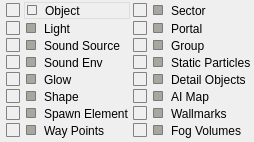
          <widget class="QWidget" name="edit_tool_widget" native="true">
           <property name="styleSheet">
            <string notr="true">QCheckBox {
    border: none;
}

QCheckBox::indicator:checked {
    image: url(:/icons/eye.png);
}

QCheckBox:hover {
    color: white;
}

QCheckBox::indicator {
    width: 12px;
    height: 12px;
    border-radius: 1px;
    border: 1px solid rgb(130, 130, 130);
}</string>
           </property>
           <layout class="QGridLayout" name="gridLayout">
            <property name="leftMargin">
             <number>6</number>
            </property>
            <property name="topMargin">
             <number>2</number>
            </property>
            <property name="rightMargin">
             <number>2</number>
            </property>
            <property name="bottomMargin">
             <number>4</number>
            </property>
            <property name="horizontalSpacing">
             <number>3</number>
            </property>
            <property name="verticalSpacing">
             <number>2</number>
            </property>
            <item row="7" column="0">
             <widget class="QCheckBox" name="checkBox_15">
              <property name="sizePolicy">
               <sizepolicy hsizetype="Fixed" vsizetype="Fixed">
                <horstretch>0</horstretch>
                <verstretch>0</verstretch>
               </sizepolicy>
              </property>
              <property name="minimumSize">
               <size>
                <width>0</width>
                <height>0</height>
               </size>
              </property>
              <property name="maximumSize">
               <size>
                <width>15</width>
                <height>16777215</height>
               </size>
              </property>
              <property name="text">
               <string/>
              </property>
              <property name="checked">
               <bool>true</bool>
              </property>
             </widget>
            </item>
            <item row="0" column="0">
             <widget class="QCheckBox" name="checkBox">
              <property name="sizePolicy">
               <sizepolicy hsizetype="Fixed" vsizetype="Fixed">
                <horstretch>0</horstretch>
                <verstretch>0</verstretch>
               </sizepolicy>
              </property>
              <property name="minimumSize">
               <size>
                <width>0</width>
                <height>0</height>
               </size>
              </property>
              <property name="maximumSize">
               <size>
                <width>15</width>
                <height>15</height>
               </size>
              </property>
              <property name="text">
               <string/>
              </property>
              <property name="iconSize">
               <size>
                <width>12</width>
                <height>12</height>
               </size>
              </property>
              <property name="checked">
               <bool>true</bool>
              </property>
             </widget>
            </item>
            <item row="4" column="2">
             <widget class="QCheckBox" name="checkBox_11">
              <property name="sizePolicy">
               <sizepolicy hsizetype="Fixed" vsizetype="Fixed">
                <horstretch>0</horstretch>
                <verstretch>0</verstretch>
               </sizepolicy>
              </property>
              <property name="minimumSize">
               <size>
                <width>0</width>
                <height>0</height>
               </size>
              </property>
              <property name="maximumSize">
               <size>
                <width>15</width>
                <height>16777215</height>
               </size>
              </property>
              <property name="text">
               <string/>
              </property>
              <property name="checked">
               <bool>true</bool>
              </property>
             </widget>
            </item>
            <item row="4" column="0">
             <widget class="QCheckBox" name="checkBox_12">
              <property name="sizePolicy">
               <sizepolicy hsizetype="Fixed" vsizetype="Fixed">
                <horstretch>0</horstretch>
                <verstretch>0</verstretch>
               </sizepolicy>
              </property>
              <property name="minimumSize">
               <size>
                <width>0</width>
                <height>0</height>
               </size>
              </property>
              <property name="maximumSize">
               <size>
                <width>15</width>
                <height>16777215</height>
               </size>
              </property>
              <property name="text">
               <string/>
              </property>
              <property name="checked">
               <bool>true</bool>
              </property>
             </widget>
            </item>
            <item row="0" column="1">
             <widget class="QCheckBox" name="checkBox_2">
              <property name="styleSheet">
               <string notr="true">QCheckBox::indicator:checked {
    image: none;
    background-color: rgb(64, 64, 64);
}

QCheckBox::checked {
    border: 1px solid rgb(222, 222, 222);
}

QCheckBox::indicator:unchecked {
    background-color: rgb(169, 166, 160);
}

QCheckBox::indicator {
    margin: 2;
    width: 8px;
    height: 8px;
    border-radius: 1px;
    border: 1px solid rgb(122, 122, 122);
}</string>
              </property>
              <property name="text">
               <string>Object</string>
              </property>
              <property name="iconSize">
               <size>
                <width>12</width>
                <height>12</height>
               </size>
              </property>
              <property name="checked">
               <bool>true</bool>
              </property>
              <attribute name="buttonGroup">
               <string notr="true">edit_mode_group</string>
              </attribute>
             </widget>
            </item>
            <item row="2" column="2">
             <widget class="QCheckBox" name="checkBox_9">
              <property name="sizePolicy">
               <sizepolicy hsizetype="Fixed" vsizetype="Fixed">
                <horstretch>0</horstretch>
                <verstretch>0</verstretch>
               </sizepolicy>
              </property>
              <property name="minimumSize">
               <size>
                <width>0</width>
                <height>0</height>
               </size>
              </property>
              <property name="maximumSize">
               <size>
                <width>15</width>
                <height>16777215</height>
               </size>
              </property>
              <property name="text">
               <string/>
              </property>
              <property name="checked">
               <bool>true</bool>
              </property>
             </widget>
            </item>
            <item row="2" column="1">
             <widget class="QCheckBox" name="checkBox_7">
              <property name="styleSheet">
               <string notr="true">QCheckBox::indicator:checked {
    image: none;
    background-color: rgb(64, 64, 64);
}

QCheckBox::checked {
    border: 1px solid rgb(222, 222, 222);
}

QCheckBox::indicator:unchecked {
    background-color: rgb(169, 166, 160);
}

QCheckBox::indicator {
    margin: 2;
    width: 8px;
    height: 8px;
    border-radius: 1px;
    border: 1px solid rgb(122, 122, 122);
}</string>
              </property>
              <property name="text">
               <string>Light</string>
              </property>
              <attribute name="buttonGroup">
               <string notr="true">edit_mode_group</string>
              </attribute>
             </widget>
            </item>
            <item row="3" column="1">
             <widget class="QCheckBox" name="checkBox_10">
              <property name="styleSheet">
               <string notr="true">QCheckBox::indicator:checked {
    image: none;
    background-color: rgb(64, 64, 64);
}

QCheckBox::checked {
    border: 1px solid rgb(222, 222, 222);
}

QCheckBox::indicator:unchecked {
    background-color: rgb(169, 166, 160);
}

QCheckBox::indicator {
    margin: 2;
    width: 8px;
    height: 8px;
    border-radius: 1px;
    border: 1px solid rgb(122, 122, 122);
}</string>
              </property>
              <property name="text">
               <string>Sound Source</string>
              </property>
              <attribute name="buttonGroup">
               <string notr="true">edit_mode_group</string>
              </attribute>
             </widget>
            </item>
            <item row="0" column="2">
             <widget class="QCheckBox" name="checkBox_3">
              <property name="sizePolicy">
               <sizepolicy hsizetype="Fixed" vsizetype="Fixed">
                <horstretch>0</horstretch>
                <verstretch>0</verstretch>
               </sizepolicy>
              </property>
              <property name="minimumSize">
               <size>
                <width>0</width>
                <height>0</height>
               </size>
              </property>
              <property name="maximumSize">
               <size>
                <width>15</width>
                <height>16777215</height>
               </size>
              </property>
              <property name="text">
               <string/>
              </property>
              <property name="iconSize">
               <size>
                <width>12</width>
                <height>12</height>
               </size>
              </property>
              <property name="checked">
               <bool>true</bool>
              </property>
             </widget>
            </item>
            <item row="0" column="3">
             <widget class="QCheckBox" name="checkBox_4">
              <property name="styleSheet">
               <string notr="true">QCheckBox::indicator:checked {
    image: none;
    background-color: rgb(64, 64, 64);
}

QCheckBox::checked {
    border: 1px solid rgb(222, 222, 222);
}

QCheckBox::indicator:unchecked {
    background-color: rgb(169, 166, 160);
}

QCheckBox::indicator {
    margin: 2;
    width: 8px;
    height: 8px;
    border-radius: 1px;
    border: 1px solid rgb(122, 122, 122);
}</string>
              </property>
              <property name="text">
               <string>Sector</string>
              </property>
              <property name="iconSize">
               <size>
                <width>12</width>
                <height>12</height>
               </size>
              </property>
              <attribute name="buttonGroup">
               <string notr="true">edit_mode_group</string>
              </attribute>
             </widget>
            </item>
            <item row="2" column="3">
             <widget class="QCheckBox" name="checkBox_5">
              <property name="styleSheet">
               <string notr="true">QCheckBox::indicator:checked {
    image: none;
    background-color: rgb(64, 64, 64);
}

QCheckBox::checked {
    border: 1px solid rgb(222, 222, 222);
}

QCheckBox::indicator:unchecked {
    background-color: rgb(169, 166, 160);
}

QCheckBox::indicator {
    margin: 2;
    width: 8px;
    height: 8px;
    border-radius: 1px;
    border: 1px solid rgb(122, 122, 122);
}</string>
              </property>
              <property name="text">
               <string>Portal</string>
              </property>
              <attribute name="buttonGroup">
               <string notr="true">edit_mode_group</string>
              </attribute>
             </widget>
            </item>
            <item row="3" column="0">
             <widget class="QCheckBox" name="checkBox_6">
              <property name="sizePolicy">
               <sizepolicy hsizetype="Fixed" vsizetype="Fixed">
                <horstretch>0</horstretch>
                <verstretch>0</verstretch>
               </sizepolicy>
              </property>
              <property name="minimumSize">
               <size>
                <width>0</width>
                <height>0</height>
               </size>
              </property>
              <property name="maximumSize">
               <size>
                <width>15</width>
                <height>16777215</height>
               </size>
              </property>
              <property name="text">
               <string/>
              </property>
              <property name="checked">
               <bool>true</bool>
              </property>
             </widget>
            </item>
            <item row="5" column="0">
             <widget class="QCheckBox" name="checkBox_13">
              <property name="sizePolicy">
               <sizepolicy hsizetype="Fixed" vsizetype="Fixed">
                <horstretch>0</horstretch>
                <verstretch>0</verstretch>
               </sizepolicy>
              </property>
              <property name="minimumSize">
               <size>
                <width>0</width>
                <height>0</height>
               </size>
              </property>
              <property name="maximumSize">
               <size>
                <width>15</width>
                <height>16777215</height>
               </size>
              </property>
              <property name="text">
               <string/>
              </property>
              <property name="checked">
               <bool>true</bool>
              </property>
             </widget>
            </item>
            <item row="6" column="0">
             <widget class="QCheckBox" name="checkBox_14">
              <property name="sizePolicy">
               <sizepolicy hsizetype="Fixed" vsizetype="Fixed">
                <horstretch>0</horstretch>
                <verstretch>0</verstretch>
               </sizepolicy>
              </property>
              <property name="minimumSize">
               <size>
                <width>0</width>
                <height>0</height>
               </size>
              </property>
              <property name="maximumSize">
               <size>
                <width>15</width>
                <height>16777215</height>
               </size>
              </property>
              <property name="text">
               <string/>
              </property>
              <property name="checked">
               <bool>true</bool>
              </property>
             </widget>
            </item>
            <item row="2" column="0">
             <widget class="QCheckBox" name="checkBox_8">
              <property name="sizePolicy">
               <sizepolicy hsizetype="Fixed" vsizetype="Fixed">
                <horstretch>0</horstretch>
                <verstretch>0</verstretch>
               </sizepolicy>
              </property>
              <property name="minimumSize">
               <size>
                <width>0</width>
                <height>0</height>
               </size>
              </property>
              <property name="maximumSize">
               <size>
                <width>15</width>
                <height>16777215</height>
               </size>
              </property>
              <property name="text">
               <string/>
              </property>
              <property name="checked">
               <bool>true</bool>
              </property>
             </widget>
            </item>
            <item row="8" column="0">
             <widget class="QCheckBox" name="checkBox_16">
              <property name="sizePolicy">
               <sizepolicy hsizetype="Fixed" vsizetype="Fixed">
                <horstretch>0</horstretch>
                <verstretch>0</verstretch>
               </sizepolicy>
              </property>
              <property name="minimumSize">
               <size>
                <width>0</width>
                <height>0</height>
               </size>
              </property>
              <property name="maximumSize">
               <size>
                <width>15</width>
                <height>16777215</height>
               </size>
              </property>
              <property name="text">
               <string/>
              </property>
              <property name="checked">
               <bool>true</bool>
              </property>
             </widget>
            </item>
            <item row="4" column="1">
             <widget class="QCheckBox" name="checkBox_17">
              <property name="styleSheet">
               <string notr="true">QCheckBox::indicator:checked {
    image: none;
    background-color: rgb(64, 64, 64);
}

QCheckBox::checked {
    border: 1px solid rgb(222, 222, 222);
}

QCheckBox::indicator:unchecked {
    background-color: rgb(169, 166, 160);
}

QCheckBox::indicator {
    margin: 2;
    width: 8px;
    height: 8px;
    border-radius: 1px;
    border: 1px solid rgb(122, 122, 122);
}</string>
              </property>
              <property name="text">
               <string>Sound Env</string>
              </property>
              <attribute name="buttonGroup">
               <string notr="true">edit_mode_group</string>
              </attribute>
             </widget>
            </item>
            <item row="5" column="1">
             <widget class="QCheckBox" name="checkBox_18">
              <property name="styleSheet">
               <string notr="true">QCheckBox::indicator:checked {
    image: none;
    background-color: rgb(64, 64, 64);
}

QCheckBox::checked {
    border: 1px solid rgb(222, 222, 222);
}

QCheckBox::indicator:unchecked {
    background-color: rgb(169, 166, 160);
}

QCheckBox::indicator {
    margin: 2;
    width: 8px;
    height: 8px;
    border-radius: 1px;
    border: 1px solid rgb(122, 122, 122);
}</string>
              </property>
              <property name="text">
               <string>Glow</string>
              </property>
              <attribute name="buttonGroup">
               <string notr="true">edit_mode_group</string>
              </attribute>
             </widget>
            </item>
            <item row="6" column="1">
             <widget class="QCheckBox" name="checkBox_19">
              <property name="styleSheet">
               <string notr="true">QCheckBox::indicator:checked {
    image: none;
    background-color: rgb(64, 64, 64);
}

QCheckBox::checked {
    border: 1px solid rgb(222, 222, 222);
}

QCheckBox::indicator:unchecked {
    background-color: rgb(169, 166, 160);
}

QCheckBox::indicator {
    margin: 2;
    width: 8px;
    height: 8px;
    border-radius: 1px;
    border: 1px solid rgb(122, 122, 122);
}</string>
              </property>
              <property name="text">
               <string>Shape</string>
              </property>
              <attribute name="buttonGroup">
               <string notr="true">edit_mode_group</string>
              </attribute>
             </widget>
            </item>
            <item row="7" column="1">
             <widget class="QCheckBox" name="checkBox_20">
              <property name="styleSheet">
               <string notr="true">QCheckBox::indicator:checked {
    image: none;
    background-color: rgb(64, 64, 64);
}

QCheckBox::checked {
    border: 1px solid rgb(222, 222, 222);
}

QCheckBox::indicator:unchecked {
    background-color: rgb(169, 166, 160);
}

QCheckBox::indicator {
    margin: 2;
    width: 8px;
    height: 8px;
    border-radius: 1px;
    border: 1px solid rgb(122, 122, 122);
}</string>
              </property>
              <property name="text">
               <string>Spawn Element</string>
              </property>
              <attribute name="buttonGroup">
               <string notr="true">edit_mode_group</string>
              </attribute>
             </widget>
            </item>
            <item row="8" column="1">
             <widget class="QCheckBox" name="checkBox_21">
              <property name="styleSheet">
               <string notr="true">QCheckBox::indicator:checked {
    image: none;
    background-color: rgb(64, 64, 64);
}

QCheckBox::checked {
    border: 1px solid rgb(222, 222, 222);
}

QCheckBox::indicator:unchecked {
    background-color: rgb(169, 166, 160);
}

QCheckBox::indicator {
    margin: 2;
    width: 8px;
    height: 8px;
    border-radius: 1px;
    border: 1px solid rgb(122, 122, 122);
}</string>
              </property>
              <property name="text">
               <string>Way Points</string>
              </property>
              <attribute name="buttonGroup">
               <string notr="true">edit_mode_group</string>
              </attribute>
             </widget>
            </item>
            <item row="3" column="2">
             <widget class="QCheckBox" name="checkBox_22">
              <property name="sizePolicy">
               <sizepolicy hsizetype="Fixed" vsizetype="Fixed">
                <horstretch>0</horstretch>
                <verstretch>0</verstretch>
               </sizepolicy>
              </property>
              <property name="minimumSize">
               <size>
                <width>0</width>
                <height>0</height>
               </size>
              </property>
              <property name="maximumSize">
               <size>
                <width>15</width>
                <height>16777215</height>
               </size>
              </property>
              <property name="text">
               <string/>
              </property>
              <property name="checked">
               <bool>true</bool>
              </property>
             </widget>
            </item>
            <item row="5" column="2">
             <widget class="QCheckBox" name="checkBox_23">
              <property name="sizePolicy">
               <sizepolicy hsizetype="Fixed" vsizetype="Fixed">
                <horstretch>0</horstretch>
                <verstretch>0</verstretch>
               </sizepolicy>
              </property>
              <property name="minimumSize">
               <size>
                <width>0</width>
                <height>0</height>
               </size>
              </property>
              <property name="maximumSize">
               <size>
                <width>15</width>
                <height>16777215</height>
               </size>
              </property>
              <property name="text">
               <string/>
              </property>
              <property name="checked">
               <bool>true</bool>
              </property>
             </widget>
            </item>
            <item row="6" column="2">
             <widget class="QCheckBox" name="checkBox_24">
              <property name="sizePolicy">
               <sizepolicy hsizetype="Fixed" vsizetype="Fixed">
                <horstretch>0</horstretch>
                <verstretch>0</verstretch>
               </sizepolicy>
              </property>
              <property name="minimumSize">
               <size>
                <width>0</width>
                <height>0</height>
               </size>
              </property>
              <property name="maximumSize">
               <size>
                <width>15</width>
                <height>16777215</height>
               </size>
              </property>
              <property name="text">
               <string/>
              </property>
              <property name="checked">
               <bool>true</bool>
              </property>
             </widget>
            </item>
            <item row="7" column="2">
             <widget class="QCheckBox" name="checkBox_25">
              <property name="sizePolicy">
               <sizepolicy hsizetype="Fixed" vsizetype="Fixed">
                <horstretch>0</horstretch>
                <verstretch>0</verstretch>
               </sizepolicy>
              </property>
              <property name="minimumSize">
               <size>
                <width>0</width>
                <height>0</height>
               </size>
              </property>
              <property name="maximumSize">
               <size>
                <width>15</width>
                <height>16777215</height>
               </size>
              </property>
              <property name="text">
               <string/>
              </property>
              <property name="checked">
               <bool>true</bool>
              </property>
             </widget>
            </item>
            <item row="8" column="2">
             <widget class="QCheckBox" name="checkBox_26">
              <property name="sizePolicy">
               <sizepolicy hsizetype="Fixed" vsizetype="Fixed">
                <horstretch>0</horstretch>
                <verstretch>0</verstretch>
               </sizepolicy>
              </property>
              <property name="minimumSize">
               <size>
                <width>0</width>
                <height>0</height>
               </size>
              </property>
              <property name="maximumSize">
               <size>
                <width>15</width>
                <height>16777215</height>
               </size>
              </property>
              <property name="text">
               <string/>
              </property>
              <property name="checked">
               <bool>true</bool>
              </property>
             </widget>
            </item>
            <item row="3" column="3">
             <widget class="QCheckBox" name="checkBox_27">
              <property name="styleSheet">
               <string notr="true">QCheckBox::indicator:checked {
    image: none;
    background-color: rgb(64, 64, 64);
}

QCheckBox::checked {
    border: 1px solid rgb(222, 222, 222);
}

QCheckBox::indicator:unchecked {
    background-color: rgb(169, 166, 160);
}

QCheckBox::indicator {
    margin: 2;
    width: 8px;
    height: 8px;
    border-radius: 1px;
    border: 1px solid rgb(122, 122, 122);
}</string>
              </property>
              <property name="text">
               <string>Group</string>
              </property>
              <attribute name="buttonGroup">
               <string notr="true">edit_mode_group</string>
              </attribute>
             </widget>
            </item>
            <item row="4" column="3">
             <widget class="QCheckBox" name="checkBox_28">
              <property name="styleSheet">
               <string notr="true">QCheckBox::indicator:checked {
    image: none;
    background-color: rgb(64, 64, 64);
}

QCheckBox::checked {
    border: 1px solid rgb(222, 222, 222);
}

QCheckBox::indicator:unchecked {
    background-color: rgb(169, 166, 160);
}

QCheckBox::indicator {
    margin: 2;
    width: 8px;
    height: 8px;
    border-radius: 1px;
    border: 1px solid rgb(122, 122, 122);
}</string>
              </property>
              <property name="text">
               <string>Static Particles</string>
              </property>
              <attribute name="buttonGroup">
               <string notr="true">edit_mode_group</string>
              </attribute>
             </widget>
            </item>
            <item row="5" column="3">
             <widget class="QCheckBox" name="checkBox_29">
              <property name="styleSheet">
               <string notr="true">QCheckBox::indicator:checked {
    image: none;
    background-color: rgb(64, 64, 64);
}

QCheckBox::checked {
    border: 1px solid rgb(222, 222, 222);
}

QCheckBox::indicator:unchecked {
    background-color: rgb(169, 166, 160);
}

QCheckBox::indicator {
    margin: 2;
    width: 8px;
    height: 8px;
    border-radius: 1px;
    border: 1px solid rgb(122, 122, 122);
}</string>
              </property>
              <property name="text">
               <string>Detail Objects</string>
              </property>
              <attribute name="buttonGroup">
               <string notr="true">edit_mode_group</string>
              </attribute>
             </widget>
            </item>
            <item row="6" column="3">
             <widget class="QCheckBox" name="checkBox_30">
              <property name="styleSheet">
               <string notr="true">QCheckBox::indicator:checked {
    image: none;
    background-color: rgb(64, 64, 64);
}

QCheckBox::checked {
    border: 1px solid rgb(222, 222, 222);
}

QCheckBox::indicator:unchecked {
    background-color: rgb(169, 166, 160);
}

QCheckBox::indicator {
    margin: 2;
    width: 8px;
    height: 8px;
    border-radius: 1px;
    border: 1px solid rgb(122, 122, 122);
}</string>
              </property>
              <property name="text">
               <string>AI Map</string>
              </property>
              <attribute name="buttonGroup">
               <string notr="true">edit_mode_group</string>
              </attribute>
             </widget>
            </item>
            <item row="7" column="3">
             <widget class="QCheckBox" name="checkBox_31">
              <property name="styleSheet">
               <string notr="true">QCheckBox::indicator:checked {
    image: none;
    background-color: rgb(64, 64, 64);
}

QCheckBox::checked {
    border: 1px solid rgb(222, 222, 222);
}

QCheckBox::indicator:unchecked {
    background-color: rgb(169, 166, 160);
}

QCheckBox::indicator {
    margin: 2;
    width: 8px;
    height: 8px;
    border-radius: 1px;
    border: 1px solid rgb(122, 122, 122);
}</string>
              </property>
              <property name="text">
               <string>Wallmarks</string>
              </property>
              <attribute name="buttonGroup">
               <string notr="true">edit_mode_group</string>
              </attribute>
             </widget>
            </item>
            <item row="8" column="3">
             <widget class="QCheckBox" name="checkBox_32">
              <property name="styleSheet">
               <string notr="true">QCheckBox::indicator:checked {
    image: none;
    background-color: rgb(64, 64, 64);
}

QCheckBox::checked {
    border: 1px solid rgb(222, 222, 222);
}

QCheckBox::indicator:unchecked {
    background-color: rgb(169, 166, 160);
}

QCheckBox::indicator {
    margin: 2;
    width: 8px;
    height: 8px;
    border-radius: 1px;
    border: 1px solid rgb(122, 122, 122);
}</string>
              </property>
              <property name="text">
               <string>Fog Volumes</string>
              </property>
              <attribute name="buttonGroup">
               <string notr="true">edit_mode_group</string>
              </attribute>
             </widget>
            </item>
           </layout>
          </widget>
